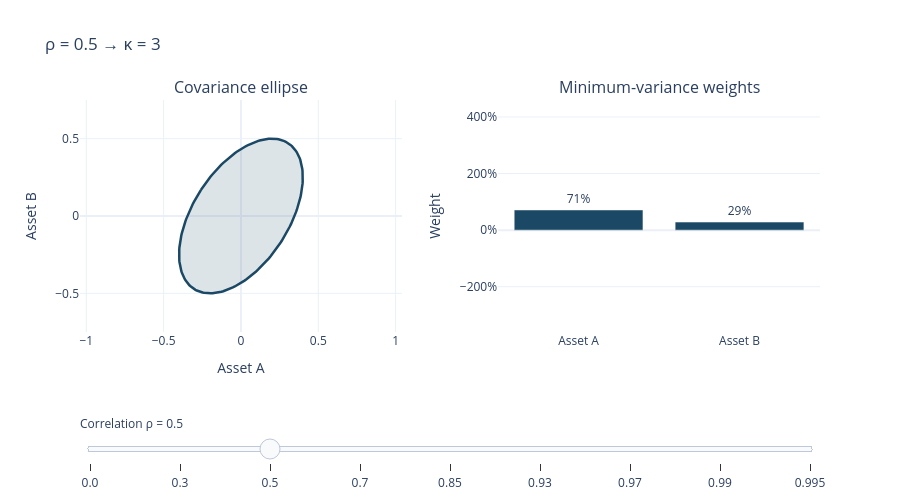

Notebook cell for this chart:
### Markdown cell above
---

# Module A — Two assets, and the intuition for everything

Before any matrices, build the intuition on the smallest possible problem: **two assets**.

Take two stocks with equal variance and correlation $\rho$. The covariance matrix is

$$\Sigma = \sigma^2\begin{pmatrix} 1 & \rho \\ \rho & 1 \end{pmatrix}$$

Its eigenvalues are $\sigma^2(1+\rho)$ and $\sigma^2(1-\rho)$, so the condition number has a
beautiful closed form:

$$\kappa = \frac{1+\rho}{1-\rho}$$

At $\rho = 0$, $\kappa = 1$: perfectly conditioned. At $\rho = 0.9$, $\kappa = 19$. At
$\rho = 0.99$, $\kappa = 199$. As the two assets become indistinguishable, κ runs away to
infinity.

**Geometrically**, κ is how *stretched* the covariance ellipse is. A well-conditioned matrix
is a circle; an ill-conditioned one is a long thin sliver. And a sliver has a nearly flat
direction — a direction in which risk barely changes — so the optimiser can slide enormous
distances along it while the objective barely moves.

That flat direction is where portfolios go to die.

### Code cell
def covariance_ellipse(S, n_points=200, scale=2.0):
    """Points on the 1-sigma ellipse of a 2x2 covariance matrix."""
    vals, vecs = np.linalg.eigh(S)
    theta = np.linspace(0, 2*np.pi, n_points)
    circle = np.vstack([np.cos(theta), np.sin(theta)])
    return (vecs @ np.diag(scale * np.sqrt(vals)) @ circle)


SIG1, SIG2 = 0.20, 0.25          # deliberately similar volatilities
rho_grid = [0.0, 0.3, 0.5, 0.7, 0.85, 0.93, 0.97, 0.99, 0.995]

fig = make_subplots(rows=1, cols=2, horizontal_spacing=0.13,
                    subplot_titles=("Covariance ellipse", "Minimum-variance weights"))

for rho in rho_grid:
    S2 = np.array([[SIG1**2, rho*SIG1*SIG2], [rho*SIG1*SIG2, SIG2**2]])
    ell = covariance_ellipse(S2)
    w = minvar_unconstrained(S2)
    vis = (rho == 0.5)
    fig.add_trace(go.Scatter(x=ell[0], y=ell[1], mode="lines", visible=vis, fill="toself",
                             fillcolor="rgba(27,73,101,0.15)",
                             line=dict(color=AIRM_COLOURS[0], width=2.5),
                             showlegend=False), 1, 1)
    fig.add_trace(go.Bar(x=["Asset A", "Asset B"], y=w, visible=vis,
                         marker_color=[AIRM_COLOURS[1] if v < 0 else AIRM_COLOURS[0] for v in w],
                         text=[f"{v:.0%}" for v in w], textposition="outside",
                         showlegend=False), 1, 2)

steps = []
for k, rho in enumerate(rho_grid):
    S2 = np.array([[SIG1**2, rho*SIG1*SIG2], [rho*SIG1*SIG2, SIG2**2]])
    vis = [False] * (2*len(rho_grid))
    vis[2*k] = vis[2*k+1] = True
    steps.append(dict(label=f"{rho}", method="update",
                      args=[{"visible": vis},
                            {"title": f"ρ = {rho} → κ = {condition_number(S2):.0f}"}]))

fig.update_xaxes(range=[-0.75, 0.75], row=1, col=1, title_text="Asset A")
fig.update_yaxes(range=[-0.75, 0.75], row=1, col=1, title_text="Asset B",
                 scaleanchor="x", scaleratio=1)
fig.update_yaxes(range=[-3.6, 4.6], row=1, col=2, title_text="Weight", tickformat=".0%")
fig.update_layout(template=AIRM_TEMPLATE, height=500,
                  title="ρ = 0.5 → κ = 3",
                  sliders=[dict(active=rho_grid.index(0.5), pad=dict(t=80),
                                currentvalue=dict(prefix="Correlation ρ = "), steps=steps)])
fig.show()

### Figure 1 — Plotly figure (JSON) as saved in the notebook; plotly's stock layout.template omitted (floating-point values rounded to 4 significant figures; data arrays with more than 128 entries replaced by an {"elided": "..."} marker saying what was removed)
{"data": [{"fill": "toself", "fillcolor": "rgba(27,73,101,0.15)", "line": {"color": "#1b4965", "width": 2.5}, "mode": "lines", "showlegend": false, "type": "scatter", "visible": false, "x": {"elided": "200 float values"}, "xaxis": "x", "y": {"elided": "200 float values"}, "yaxis": "y"}, {"marker": {"color": ["#1b4965", "#1b4965"]}, "showlegend": false, "text": ["61%", "39%"], "textposition": "outside", "type": "bar", "visible": false, "x": ["Asset A", "Asset B"], "xaxis": "x2", "y": [0.6098, 0.3902], "yaxis": "y2"}, {"fill": "toself", "fillcolor": "rgba(27,73,101,0.15)", "line": {"color": "#1b4965", "width": 2.5}, "mode": "lines", "showlegend": false, "type": "scatter", "visible": false, "x": {"elided": "200 float values"}, "xaxis": "x", "y": {"elided": "200 float values"}, "yaxis": "y"}, {"marker": {"color": ["#1b4965", "#1b4965"]}, "showlegend": false, "text": ["66%", "34%"], "textposition": "outside", "type": "bar", "visible": false, "x": ["Asset A", "Asset B"], "xaxis": "x2", "y": [0.6552, 0.3448], "yaxis": "y2"}, {"fill": "toself", "fillcolor": "rgba(27,73,101,0.15)", "line": {"color": "#1b4965", "width": 2.5}, "mode": "lines", "showlegend": false, "type": "scatter", "visible": true, "x": {"elided": "200 float values"}, "xaxis": "x", "y": {"elided": "200 float values"}, "yaxis": "y"}, {"marker": {"color": ["#1b4965", "#1b4965"]}, "showlegend": false, "text": ["71%", "29%"], "textposition": "outside", "type": "bar", "visible": true, "x": ["Asset A", "Asset B"], "xaxis": "x2", "y": [0.7143, 0.2857], "yaxis": "y2"}, {"fill": "toself", "fillcolor": "rgba(27,73,101,0.15)", "line": {"color": "#1b4965", "width": 2.5}, "mode": "lines", "showlegend": false, "type": "scatter", "visible": false, "x": {"elided": "200 float values"}, "xaxis": "x", "y": {"elided": "200 float values"}, "yaxis": "y"}, {"marker": {"color": ["#1b4965", "#1b4965"]}, "showlegend": false, "text": ["85%", "15%"], "textposition": "outside", "type": "bar", "visible": false, "x": ["Asset A", "Asset B"], "xaxis": "x2", "y": [0.8462, 0.1538], "yaxis": "y2"}, {"fill": "toself", "fillcolor": "rgba(27,73,101,0.15)", "line": {"color": "#1b4965", "width": 2.5}, "mode": "lines", "showlegend": false, "type": "scatter", "visible": false, "x": {"elided": "200 float values"}, "xaxis": "x", "y": {"elided": "200 float values"}, "yaxis": "y"}, {"marker": {"color": ["#1b4965", "#c1121f"]}, "showlegend": false, "text": ["114%", "-14%"], "textposition": "outside", "type": "bar", "visible": false, "x": ["Asset A", "Asset B"], "xaxis": "x2", "y": [1.143, -0.1429], "yaxis": "y2"}, {"fill": "toself", "fillcolor": "rgba(27,73,101,0.15)", "line": {"color": "#1b4965", "width": 2.5}, "mode": "lines", "showlegend": false, "type": "scatter", "visible": false, "x": {"elided": "200 float values"}, "xaxis": "x", "y": {"elided": "200 float values"}, "yaxis": "y"}, {"marker": {"color": ["#1b4965", "#c1121f"]}, "showlegend": false, "text": ["168%", "-68%"], "textposition": "outside", "type": "bar", "visible": false, "x": ["Asset A", "Asset B"], "xaxis": "x2", "y": [1.684, -0.6842], "yaxis": "y2"}, {"fill": "toself", "fillcolor": "rgba(27,73,101,0.15)", "line": {"color": "#1b4965", "width": 2.5}, "mode": "lines", "showlegend": false, "type": "scatter", "visible": false, "x": {"elided": "200 float values"}, "xaxis": "x", "y": {"elided": "200 float values"}, "yaxis": "y"}, {"marker": {"color": ["#1b4965", "#c1121f"]}, "showlegend": false, "text": ["255%", "-155%"], "textposition": "outside", "type": "bar", "visible": false, "x": ["Asset A", "Asset B"], "xaxis": "x2", "y": [2.545, -1.545], "yaxis": "y2"}, {"fill": "toself", "fillcolor": "rgba(27,73,101,0.15)", "line": {"color": "#1b4965", "width": 2.5}, "mode": "lines", "showlegend": false, "type": "scatter", "visible": false, "x": {"elided": "200 float values"}, "xaxis": "x", "y": {"elided": "200 float values"}, "yaxis": "y"}, {"marker": {"color": ["#1b4965", "#c1121f"]}, "showlegend": false, "text": ["371%", "-271%"], "textposition": "outside", "type": "bar", "visible": false, "x": ["Asset A", "Asset B"], "xaxis": "x2", "y": [3.714, -2.714], "yaxis": "y2"}, {"fill": "toself", "fillcolor": "rgba(27,73,101,0.15)", "line": {"color": "#1b4965", "width": 2.5}, "mode": "lines", "showlegend": false, "type": "scatter", "visible": false, "x": {"elided": "200 float values"}, "xaxis": "x", "y": {"elided": "200 float values"}, "yaxis": "y"}, {"marker": {"color": ["#1b4965", "#c1121f"]}, "showlegend": false, "text": ["425%", "-325%"], "textposition": "outside", "type": "bar", "visible": false, "x": ["Asset A", "Asset B"], "xaxis": "x2", "y": [4.25, -3.25], "yaxis": "y2"}], "layout": {"annotations": [{"font": {"size": 16}, "showarrow": false, "text": "Covariance ellipse", "x": 0.2175, "xanchor": "center", "xref": "paper", "y": 1, "yanchor": "bottom", "yref": "paper"}, {"font": {"size": 16}, "showarrow": false, "text": "Minimum-variance weights", "x": 0.7825, "xanchor": "center", "xref": "paper", "y": 1, "yanchor": "bottom", "yref": "paper"}], "height": 500, "sliders": [{"active": 2, "currentvalue": {"prefix": "Correlation ρ = "}, "pad": {"t": 80}, "steps": [{"args": [{"visible": [true, true, false, false, false, false, false, false, false, false, false, false, false, false, false, false, false, false]}, {"title": "ρ = 0.0 → κ = 2"}], "label": "0.0", "method": "update"}, {"args": [{"visible": [false, false, true, true, false, false, false, false, false, false, false, false, false, false, false, false, false, false]}, {"title": "ρ = 0.3 → κ = 2"}], "label": "0.3", "method": "update"}, {"args": [{"visible": [false, false, false, false, true, true, false, false, false, false, false, false, false, false, false, false, false, false]}, {"title": "ρ = 0.5 → κ = 3"}], "label": "0.5", "method": "update"}, {"args": [{"visible": [false, false, false, false, false, false, true, true, false, false, false, false, false, false, false, false, false, false]}, {"title": "ρ = 0.7 → κ = 6"}], "label": "0.7", "method": "update"}, {"args": [{"visible": [false, false, false, false, false, false, false, false, true, true, false, false, false, false, false, false, false, false]}, {"title": "ρ = 0.85 → κ = 13"}], "label": "0.85", "method": "update"}, {"args": [{"visible": [false, false, false, false, false, false, false, false, false, false, true, true, false, false, false, false, false, false]}, {"title": "ρ = 0.93 → κ = 29"}], "label": "0.93", "method": "update"}, {"args": [{"visible": [false, false, false, false, false, false, false, false, false, false, false, false, true, true, false, false, false, false]}, {"title": "ρ = 0.97 → κ = 69"}], "label": "0.97", "method": "update"}, {"args": [{"visible": [false, false, false, false, false, false, false, false, false, false, false, false, false, false, true, true, false, false]}, {"title": "ρ = 0.99 → κ = 209"}], "label": "0.99", "method": "update"}, {"args": [{"visible": [false, false, false, false, false, false, false, false, false, false, false, false, false, false, false, false, true, true]}, {"title": "ρ = 0.995 → κ = 419"}], "label": "0.995", "method": "update"}]}], "title": {"text": "ρ = 0.5 → κ = 3"}, "xaxis": {"anchor": "y", "domain": [0, 0.435], "range": [-0.75, 0.75], "title": {"text": "Asset A"}}, "xaxis2": {"anchor": "y2", "domain": [0.565, 1]}, "yaxis": {"anchor": "x", "domain": [0, 1], "range": [-0.75, 0.75], "scaleanchor": "x", "scaleratio": 1, "title": {"text": "Asset B"}}, "yaxis2": {"anchor": "x2", "domain": [0, 1], "range": [-3.6, 4.6], "tickformat": ".0%", "title": {"text": "Weight"}}}}
